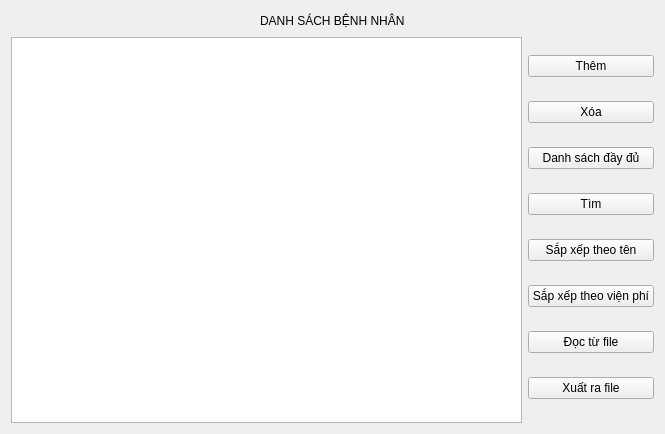
<?xml version="1.0" encoding="UTF-8"?>
<ui version="4.0">
 <class>PatientList</class>
 <widget class="QWidget" name="PatientList">
  <property name="geometry">
   <rect>
    <x>0</x>
    <y>0</y>
    <width>665</width>
    <height>434</height>
   </rect>
  </property>
  <property name="windowTitle">
   <string>Form</string>
  </property>
  <layout class="QVBoxLayout" name="verticalLayout_2">
   <item>
    <layout class="QHBoxLayout" name="horizontalLayout">
     <item>
      <spacer name="horizontalSpacer">
       <property name="orientation">
        <enum>Qt::Horizontal</enum>
       </property>
       <property name="sizeHint" stdset="0">
        <size>
         <width>40</width>
         <height>20</height>
        </size>
       </property>
      </spacer>
     </item>
     <item>
      <widget class="QLabel" name="label">
       <property name="text">
        <string>DANH SÁCH BỆNH NHÂN</string>
       </property>
      </widget>
     </item>
     <item>
      <spacer name="horizontalSpacer_2">
       <property name="orientation">
        <enum>Qt::Horizontal</enum>
       </property>
       <property name="sizeHint" stdset="0">
        <size>
         <width>40</width>
         <height>20</height>
        </size>
       </property>
      </spacer>
     </item>
    </layout>
   </item>
   <item>
    <layout class="QHBoxLayout" name="horizontalLayout_2">
     <item>
      <widget class="QListWidget" name="listWidget"/>
     </item>
     <item>
      <layout class="QVBoxLayout" name="verticalLayout">
       <item>
        <widget class="QPushButton" name="Add_btn">
         <property name="text">
          <string>Thêm</string>
         </property>
        </widget>
       </item>
       <item>
        <widget class="QPushButton" name="delete_btn">
         <property name="text">
          <string>Xóa</string>
         </property>
        </widget>
       </item>
       <item>
        <widget class="QPushButton" name="Full_btn">
         <property name="text">
          <string>Danh sách đầy đủ</string>
         </property>
        </widget>
       </item>
       <item>
        <widget class="QPushButton" name="pushButton_3">
         <property name="text">
          <string>Tìm</string>
         </property>
        </widget>
       </item>
       <item>
        <widget class="QPushButton" name="pushButton_6">
         <property name="text">
          <string>Sắp xếp theo tên</string>
         </property>
        </widget>
       </item>
       <item>
        <widget class="QPushButton" name="pushButton_4">
         <property name="text">
          <string>Sắp xếp theo viện phí</string>
         </property>
        </widget>
       </item>
       <item>
        <widget class="QPushButton" name="pushButton">
         <property name="text">
          <string>Đọc từ file</string>
         </property>
        </widget>
       </item>
       <item>
        <widget class="QPushButton" name="pushButton_2">
         <property name="text">
          <string>Xuất ra file</string>
         </property>
        </widget>
       </item>
      </layout>
     </item>
    </layout>
   </item>
  </layout>
 </widget>
 <resources/>
 <connections/>
</ui>
